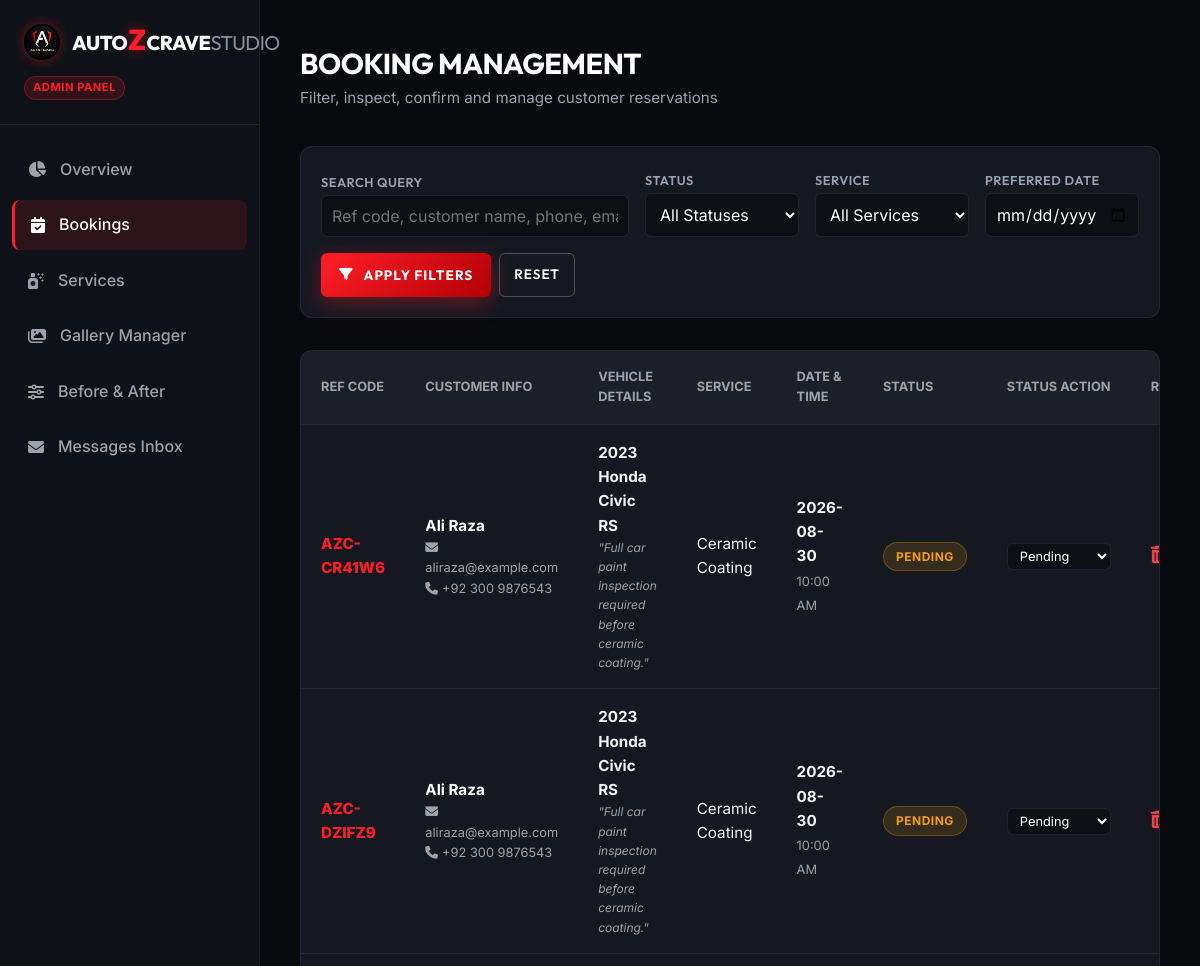
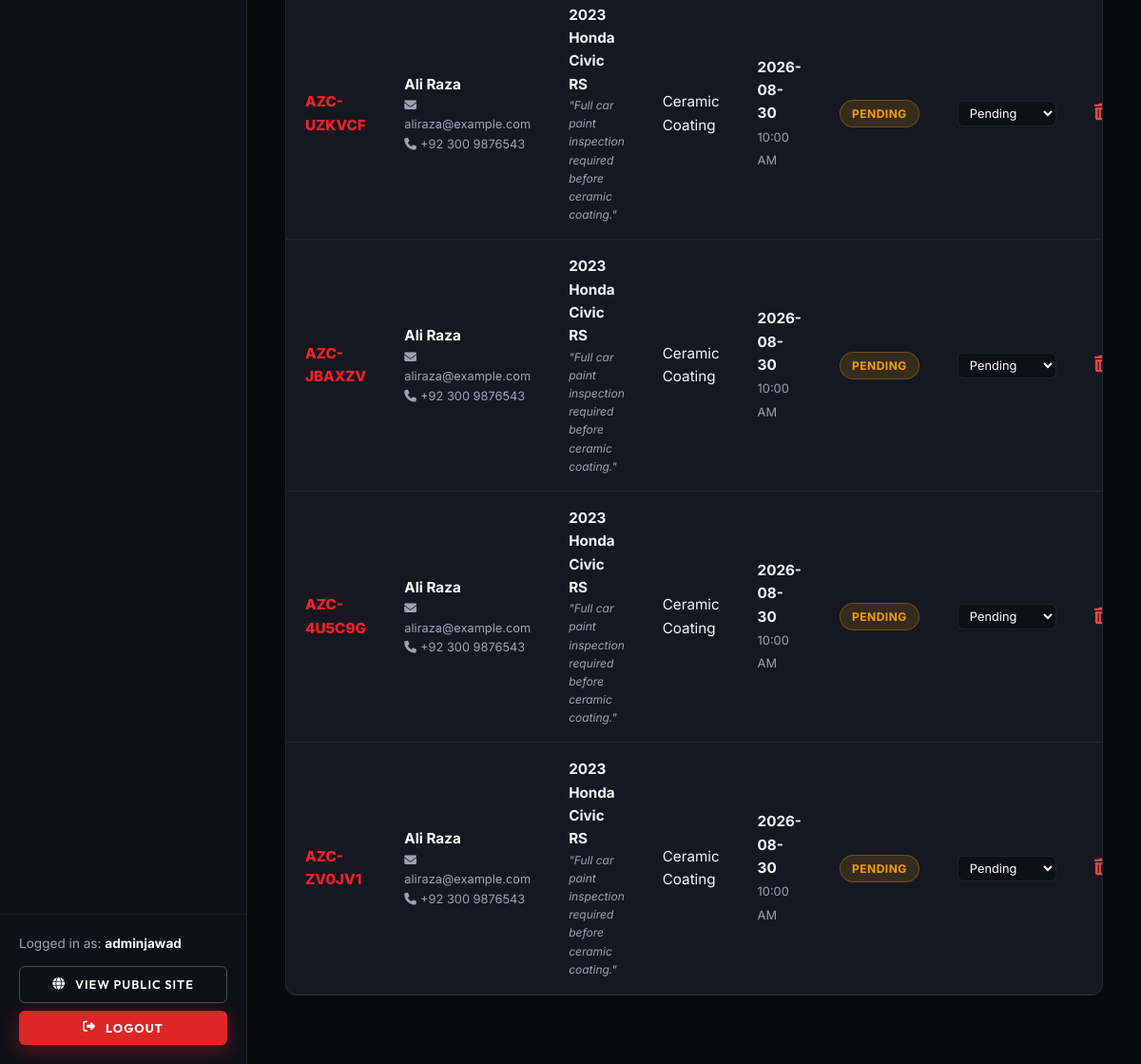
The page /admin/bookings (signed in) on the database as committed earlier (2 pictures, top to bottom).
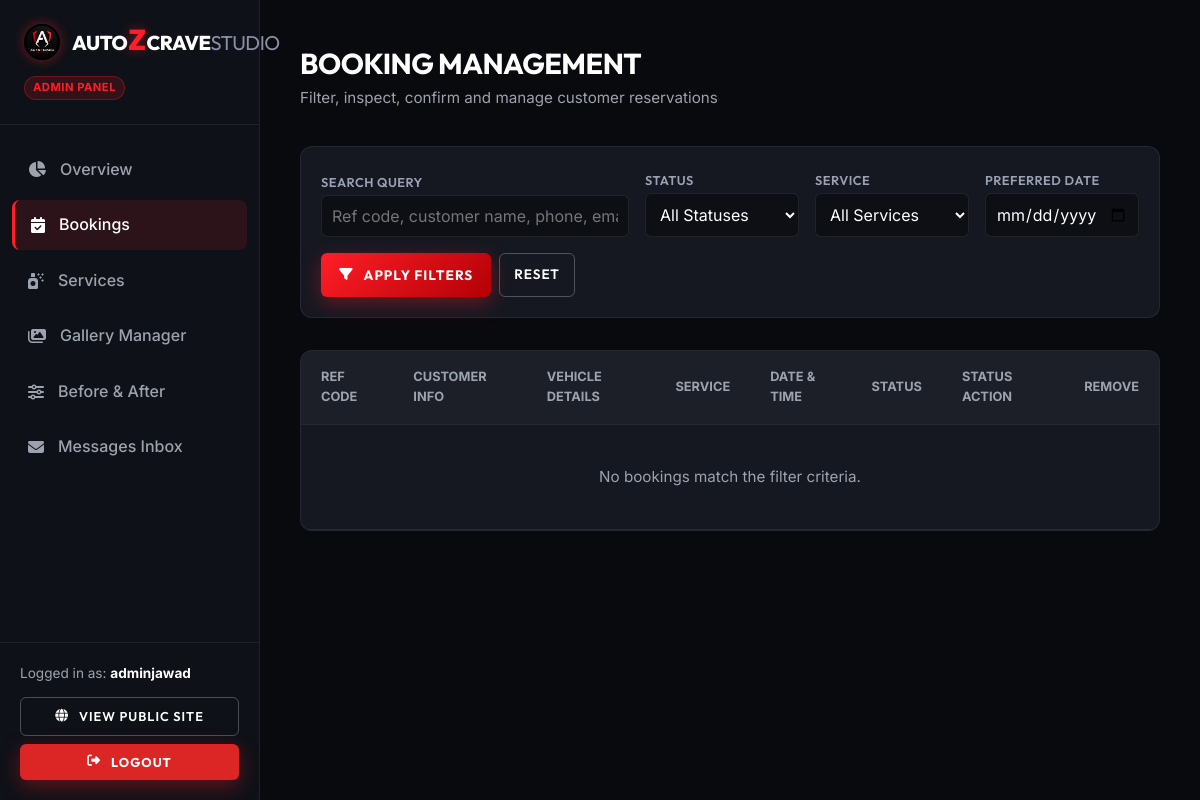
The same page on the database as committed later.
### models/booking.py (models this page shows, shortened)
class Booking(db.Model):
    __tablename__ = 'bookings'
    id = db.Column(db.Integer, primary_key=True)
    reference_code = db.Column(db.String(20), unique=True, nullable=False, default=generate_booking_ref, index=True)
    customer_name = db.Column(db.String(100), nullable=False)
    customer_email = db.Column(db.String(120), nullable=False)
    customer_phone = db.Column(db.String(30), nullable=False)
    vehicle_make = db.Column(db.String(50), nullable=False)
    vehicle_model = db.Column(db.String(50), nullable=False)
    vehicle_year = db.Column(db.String(10), nullable=False)
    service_id = db.Column(db.Integer, db.ForeignKey('services.id'), nullable=False)
    preferred_date = db.Column(db.String(20), nullable=False)
    preferred_time = db.Column(db.String(20), nullable=False)
    additional_notes = db.Column(db.Text, nullable=True)
    status = db.Column(db.String(20), default='Pending', nullable=False)  # Pending, Confirmed, Completed, Cancelled
    created_at = db.Column(db.DateTime, default=datetime.utcnow)

### models/service.py (models this page shows, shortened)
class Service(db.Model):
    __tablename__ = 'services'
    id = db.Column(db.Integer, primary_key=True)
    name = db.Column(db.String(100), nullable=False)
    description = db.Column(db.Text, nullable=False)
    price = db.Column(db.String(50), nullable=True)  # e.g., "PKR 45,000" or "Starting PKR 30,000"
    duration = db.Column(db.String(50), nullable=True)  # e.g., "1 - 2 Days"
    image = db.Column(db.String(255), nullable=True)
    is_active = db.Column(db.Boolean, default=True, nullable=False)
    created_at = db.Column(db.DateTime, default=datetime.utcnow)
    bookings = db.relationship('Booking', backref='service', lazy=True, cascade='all, delete-orphan')

### routes/admin.py (the view, shortened to what this page needs)
@admin_bp.route('/bookings')
@admin_required
def bookings():
    search_query = request.args.get('q', '').strip()
    status_filter = request.args.get('status', '').strip()
    service_filter = request.args.get('service_id', type=int)
    date_filter = request.args.get('date', '').strip()
    query = Booking.query
    if status_filter:
        query = query.filter_by(status=status_filter)
    if service_filter:
        query = query.filter_by(service_id=service_filter)
    if date_filter:
        query = query.filter_by(preferred_date=date_filter)
    bookings_list = query.order_by(Booking.created_at.desc()).all()
    services_list = Service.query.all()
    return render_template('admin/bookings.html',
                           bookings=bookings_list,
                           services=services_list,
                           search_query=search_query,
                           status_filter=status_filter,
                           service_filter=service_filter,
                           date_filter=date_filter)

### models/user.py (called while the page is built)
    def is_admin(self):
        return self.role == 'admin'

### routes/admin.py (called while the page is built)
def admin_required(f):
    @wraps(f)
    @login_required
    def decorated_function(*args, **kwargs):
        if not current_user.is_admin():
            flash('Admin authorization required.', 'error')
            return redirect(url_for('auth.login'))
        return f(*args, **kwargs)
    return decorated_function

### templates/admin/bookings.html (shortened to what the changed rows need)
{% extends "admin/base_admin.html" %}
{% block content %}
<div class="admin-header">
    <div>
        <h1 class="admin-page-title">BOOKING MANAGEMENT</h1>
    </div>
</div>
<div class="admin-table-container">
    <table class="admin-table">
        <thead>
            <tr>
                <th>REF CODE</th>
                <th>CUSTOMER INFO</th>
                <th>VEHICLE DETAILS</th>
                <th>SERVICE</th>
                <th>DATE & TIME</th>
                <th>STATUS</th>
                <th>STATUS ACTION</th>
                <th>REMOVE</th>
            </tr>
        </thead>
        <tbody>
            {% for b in bookings %}
            <tr>
                <td style="font-weight: 800; color: var(--admin-red);">{{ b.reference_code }}</td>
                <td>
                    <strong style="color:#fff; display:block;">{{ b.customer_name }}</strong>
                    <div style="font-size: 0.8rem; color: var(--admin-muted);">
                        <i class="fa-solid fa-envelope" style="margin-right: 4px;"></i>{{ b.customer_email }}<br>
                        <i class="fa-solid fa-phone" style="margin-right: 4px;"></i>{{ b.customer_phone }}
                    </div>
                </td>
                <td>
                    <strong>{{ b.vehicle_year }} {{ b.vehicle_make }} {{ b.vehicle_model }}</strong>
                    {% if b.additional_notes %}
                    <div style="font-size: 0.75rem; color: var(--admin-muted); max-width: 200px; font-style: italic;">
                        "{{ b.additional_notes }}"
                    </div>
                    {% endif %}
                </td>
                <td>{{ b.service.name }}</td>
                <td>
                    <strong style="display:block;">{{ b.preferred_date }}</strong>
                    <span style="font-size: 0.8rem; color: var(--admin-muted);">{{ b.preferred_time }}</span>
                </td>
                <td>
                    <span class="badge badge-{{ b.status.lower() }}">{{ b.status }}</span>
                </td>
                <td>
                    <form action="{{ url_for('admin.update_booking_status', booking_id=b.id) }}" method="POST" style="display: flex; gap: 4px; flex-wrap: wrap;">
                        <select name="status" class="form-select" style="padding: 4px 8px; font-size: 0.8rem; width: auto;" onchange="this.form.submit()">
                            <option value="Pending" {% if b.status == 'Pending' %}selected{% endif %}>Pending</option>
                        </select>
                    </form>
                </td>
                <td>
                    <form action="{{ url_for('admin.delete_booking', booking_id=b.id) }}" method="POST" onsubmit="return confirm('Are you sure you want to delete booking #{{ b.reference_code }}?');">
                        <button type="submit" style="background: none; border: none; color: #ef4444; cursor: pointer; font-size: 1.1rem;" title="Delete Booking">
                            <i class="fa-solid fa-trash-can"></i>
                        </button>
                    </form>
                </td>
            </tr>
            {% else %}
            <tr>
                <td colspan="8" style="text-align: center; color: var(--admin-muted); padding: 40px;">No bookings match the filter criteria.</td>
            </tr>
            {% endfor %}
        </tbody>
    </table>
</div>
{% endblock %}

Rows that differ between the two databases and show on the page:
removed Booking: reference_code "AZC-CR41W6", customer_name "Ali Raza", customer_email "aliraza@example.com", customer_phone "+92 300 9876543", vehicle_year "2023", vehicle_make "Honda", vehicle_model "Civic RS", additional_notes "Full car paint inspection required before ceramic coating.", service.name "Ceramic Coating", preferred_date "2026-08-30", preferred_time "10:00 AM", status "PENDING", status "Pending"
removed Booking: reference_code "AZC-DZIFZ9", customer_name "Ali Raza", customer_email "aliraza@example.com", customer_phone "+92 300 9876543", vehicle_year "2023", vehicle_make "Honda", vehicle_model "Civic RS", additional_notes "Full car paint inspection required before ceramic coating.", service.name "Ceramic Coating", preferred_date "2026-08-30", preferred_time "10:00 AM", status "PENDING", status "Pending"
removed Booking: reference_code "AZC-UZKVCF", customer_name "Ali Raza", customer_email "aliraza@example.com", customer_phone "+92 300 9876543", vehicle_year "2023", vehicle_make "Honda", vehicle_model "Civic RS", additional_notes "Full car paint inspection required before ceramic coating.", service.name "Ceramic Coating", preferred_date "2026-08-30", preferred_time "10:00 AM", status "PENDING", status "Pending"
removed Booking: reference_code "AZC-JBAXZV", customer_name "Ali Raza", customer_email "aliraza@example.com", customer_phone "+92 300 9876543", vehicle_year "2023", vehicle_make "Honda", vehicle_model "Civic RS", additional_notes "Full car paint inspection required before ceramic coating.", service.name "Ceramic Coating", preferred_date "2026-08-30", preferred_time "10:00 AM", status "PENDING", status "Pending"
removed Booking: reference_code "AZC-4U5C9G", customer_name "Ali Raza", customer_email "aliraza@example.com", customer_phone "+92 300 9876543", vehicle_year "2023", vehicle_make "Honda", vehicle_model "Civic RS", additional_notes "Full car paint inspection required before ceramic coating.", service.name "Ceramic Coating", preferred_date "2026-08-30", preferred_time "10:00 AM", status "PENDING", status "Pending"
removed Booking: reference_code "AZC-ZV0JV1", customer_name "Ali Raza", customer_email "aliraza@example.com", customer_phone "+92 300 9876543", vehicle_year "2023", vehicle_make "Honda", vehicle_model "Civic RS", additional_notes "Full car paint inspection required before ceramic coating.", service.name "Ceramic Coating", preferred_date "2026-08-30", preferred_time "10:00 AM", status "PENDING", status "Pending"
Other text that changed with them:
text now shown: "No bookings match the filter criteria."
